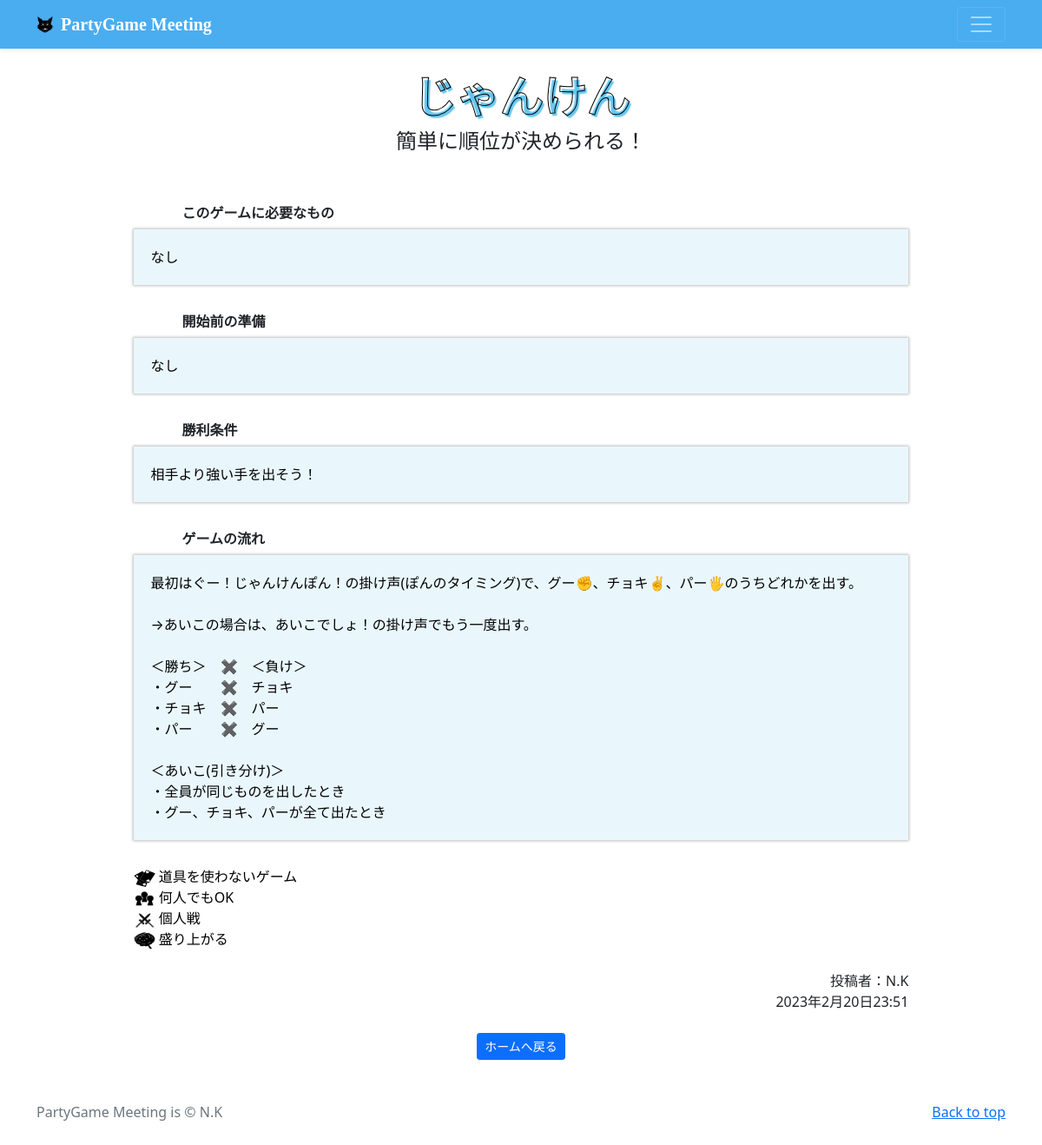
/partygame-detail/2, run on the app's committed database.
### partygame/models.py (models this page shows, shortened)
class PartygamePost(models.Model):
    user = models.ForeignKey(
        CustomUser,
        verbose_name='ユーザー',
        on_delete=models.CASCADE
    )
    category = models.ForeignKey(
        Category,
        verbose_name='カテゴリ',
        on_delete=models.PROTECT
    )
    category2 = models.ForeignKey(
        Category2,
        verbose_name='カテゴリ2',
        on_delete=models.PROTECT
    )
    category3 = models.ForeignKey(
        Category3,
        verbose_name='カテゴリ3',
        on_delete=models.PROTECT
    )
    category4 = models.ForeignKey(
        Category4,
        verbose_name='カテゴリ4',
        on_delete=models.PROTECT
    )
    title = models.CharField(
        verbose_name='タイトル',
        max_length=20
    )
    subtitle = models.CharField(
        verbose_name='サブタイトル',
        max_length=50
    )
    item = models.TextField(
        verbose_name='ゲームに必要なアイテム'
    )
    preparation = models.TextField(
        verbose_name='開始前の準備'
    )
    wincondition = models.CharField(
        verbose_name='勝利条件を一言で',
        max_length=100
    )
    detail = models.TextField(
        verbose_name='詳細説明'
    )
    posted_at = models.DateTimeField(
        verbose_name='投稿日時',
        auto_now_add=True
    )

class Category(models.Model):
    title = models.CharField(
        verbose_name='カテゴリ',    # フィールドのタイトル
        max_length=20
    )
    def __str__(self):
        return self.title

class Category2(models.Model):
    title = models.CharField(
        verbose_name='カテゴリ',    # フィールドのタイトル
        max_length=20
    )
    def __str__(self):
        return self.title

class Category3(models.Model):
    title = models.CharField(
        verbose_name='カテゴリ',    # フィールドのタイトル
        max_length=20
    )
    def __str__(self):
        return self.title

class Category4(models.Model):
    title = models.CharField(
        verbose_name='カテゴリ',    # フィールドのタイトル
        max_length=20
    )
    def __str__(self):
        return self.title

### accounts/models.py (models this page shows)
class CustomUser(AbstractUser):
    pass

### partygame/views.py (the view)
# urls.py: path('partygame-detail/<int:pk>', views.DetailView.as_view(), name='partygame_detail'),
class DetailView(DetailView):
    template_name = 'detail.html'
    model = PartygamePost

### partygame/templates/detail.html (shortened to what this page needs)
{% extends 'base.html' %}
{% load static %}
{% block contents %}
    <br>
    <div class="container">
        <div class="row">
            <div class="col">
                <h2 class="detail-gametitle">{{ object.title }}</h2>
                <h4 class="text-center">{{ object.subtitle }}</h4>
                <br>
                <br>
                <p class="text-bold detail-title">このゲームに必要なもの</p>
                <div class="detail-text-box">
                    <p class="detail-text-space">{{ object.item | linebreaksbr }}</p>
                </div>
                <p class="text-bold detail-title">開始前の準備</p>
                <div class="detail-text-box">
                    <p class="detail-text-space">{{ object.preparation | linebreaksbr }}</p>
                </div>
                <p class="text-bold detail-title">勝利条件</p>
                <div class="detail-text-box">
                    <p class="detail-text-space">{{ object.wincondition | linebreaksbr }}</p>
                </div>
                <p class="text-bold detail-title">ゲームの流れ</p>
                <div class="detail-text-box">
                    <p class="detail-text-space">{{ object.detail | linebreaksbr }}</p>
                </div>
                <div class="detail-category">
                    <div>
                        <a href="{% url 'partygame:partygame_category' category=object.category.id %}" class="tag-text">
                            <img src={% static 'img/card_black.png' %} width="25" height="20" class="">
                            {{ object.category }}
                        </a>
                    </div>
                    <div>
                        <a href="{% url 'partygame:partygame_category2' category2=object.category2.id %}" class="tag-text">
                            <img src={% static 'img/people_black.png' %} width="25" height="20"class="">
                            {{ object.category2 }}
                        </a>
                    </div>
                    <div>
                        <a href="{% url 'partygame:partygame_category3' category3=object.category3.id %}" class="tag-text">
                            <img src={% static 'img/vsken.png' %} width="25" height="20" class="">
                            {{ object.category3 }}
                        </a>
                    </div>
                    <div>
                        <a href="{% url 'partygame:partygame_category4' category4=object.category4.id %}" class="tag-text">
                            <img src={% static 'img/nomiso_black.png' %} width="25" height="20" class="">
                            {{ object.category4 }}
                        </a>
                    </div>
                </div>
                <br>
                <div>
                    <div class="postdate">投稿者：{{ object.user }}</div>
                    <div class="postdate">{{ object.posted_at }}</div>
                </div>
                <br>
                <div class="back-to-home">
                    <a href="{% url 'partygame:index' %}" class="btn btn-primary btn-sm">ホームへ戻る</a>
                </div>
            </div>
        </div>
    </div>
{% endblock %}

### static/css/main.css (style rules this page uses)
.text-bold { font-weight: bold; }
.tag-text { text-decoration: none; color: black; }
.text-center { text-align: center; }
.detail-gametitle { text-align: center; font-weight: 800; font-size: 50px; font-family: "Helvetica Neue", "Helvetica", "Hiragino Sans", "Hiragino Kaku Gothic ProN", "Arial", "Yu Gothic", "Meiryo", sans-serif; color: rgba(0,0,0,0); -webkit-text-stroke: 1px #000; text-shadow: 2.5px 3px 1px rgba(38, 175, 234, 0.7); }
.detail-title { padding-left: 15%; padding-bottom: 7px; margin: 0px; }
.detail-text-box { display: flex; justify-content: center; align-content: center; }
.detail-text-space { padding-top: 20px; padding-bottom: 20px; padding-right: 20px; padding-left: 20px; margin-top: 0px; margin-bottom: 30px; color: black; background-color: rgba(38, 175, 234, 0.1); box-shadow: 0 0 3px 1px rgb(190, 189, 189); width: 80%; max-width: 800px; min-width: 80%; }
.detail-category { display: flex; flex-direction: column; justify-content: center; padding-left: 10%; }
.postdate { display: flex; justify-content: right; padding-right: 10%; }
.back-to-home { display: flex; justify-content: center; }

### data on the page
PartygamePost: subtitle "簡単に順位が決められる！", item "なし", preparation "なし", wincondition "相手より強い手を出そう！", detail "最初はぐー！じゃんけんぽん！の掛け声(ぽんのタイミング)で、グー✊、チョキ✌️、パー🖐のうちどれかを出す。 →あいこの場合は、あいこでしょ！の掛け声でもう一度出す。 ＜勝ち＞ ✖️ ＜負け＞ ・グー ✖️ チョキ ・チョキ ✖️ パー ・パー ✖️ グー ＜あいこ(引き分け)＞ ・全員が同じものを出したとき ・グー、チョキ、パーが全て出たとき", category "道具を使わないゲーム", category2 "何人でもOK", category3 "個人戦", category4 "盛り上がる", user "N.K", posted_at "2023年2月20日23:51"
